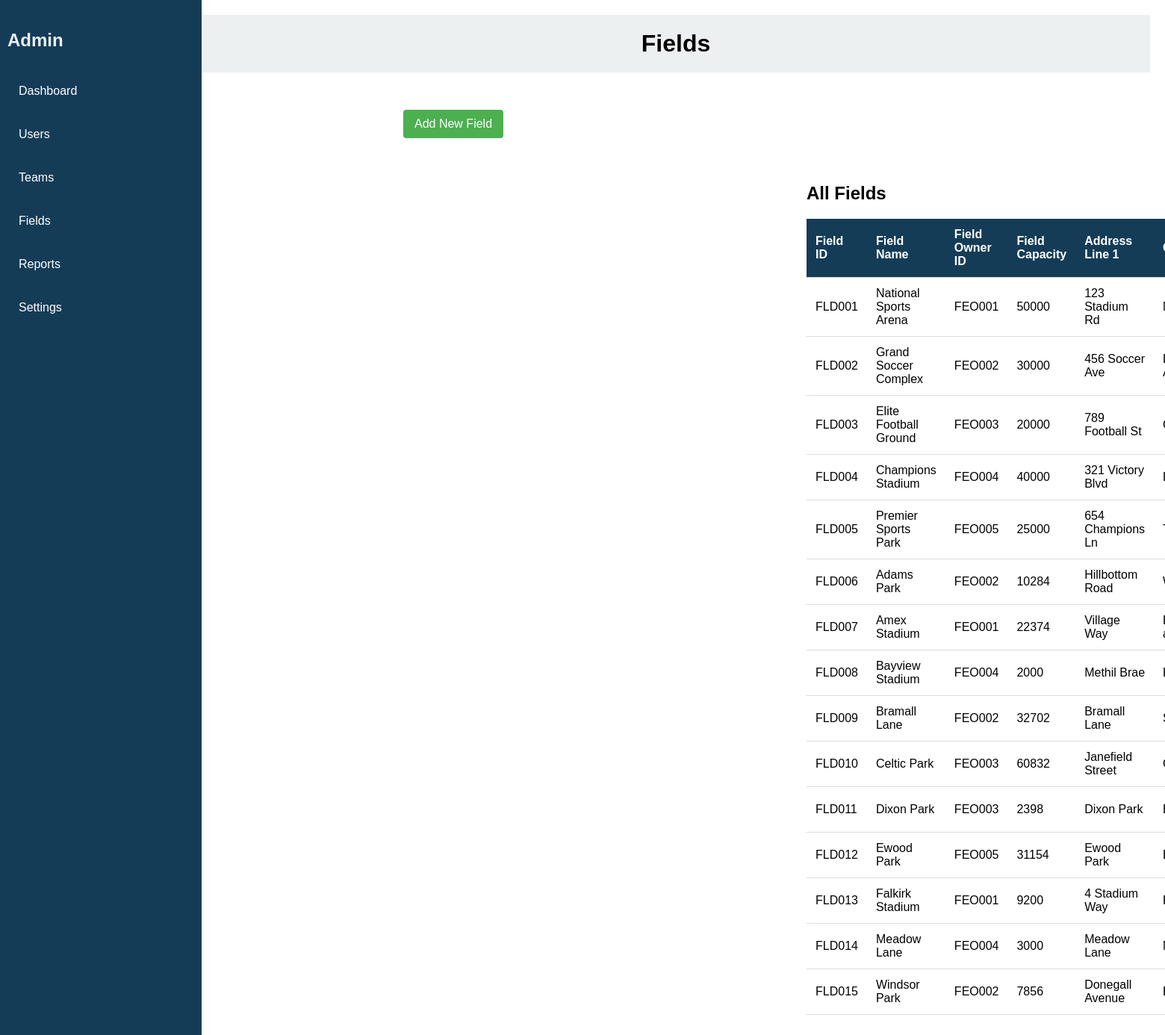
/Admin/AdminFields.php, run on the app's committed database.
### tables this page shows
CREATE TABLE Field (
    Field_ID TEXT PRIMARY KEY,
    Field_name TEXT NOT NULL,
    FieldOwner_ID TEXT NOT NULL,
    Field_Capacity INTEGER NOT NULL,
    Address_Line1 TEXT NOT NULL,
    City TEXT NOT NULL,
	Country TEXT NOT NULL,
    Postcode TEXT NOT NULL,
	GLT TEXT NOT NULL,
    VAR TEXT NOT NULL,
    View_Screens INTEGER NOT NULL,
	Press_Box TEXT,
    Chg_Hour DOUBLE NOT NULL,
    FOREIGN KEY (FieldOwner_ID) REFERENCES Users(User_ID)
);

### Admin/AdminViewFields.php (the view, shortened to what this page needs)
<!DOCTYPE html>
<html lang="en">
<head>
    <link rel="stylesheet" href="style.css" />
</head>
<body>
    <?php
    include("sidebar2.php");
    ?>
    <div class="content">
        <h2 class="centered-header">All Fields</h2>
    <div>
        <?php
        $db = new SQLite3('../fb_managment_system.db');
        $select_query = "SELECT * FROM Field";
        $result = $db->query($select_query);
        echo "<table>";
        echo "<tr> <th>Field ID</th> <th>Field Name</th> <th>Field Owner ID</th> <th>Field Capacity</th> <th>Address Line 1</th> <th>City</th> <th>Country</th> <th>Postcode</th> <th>GLT</th> <th>VAR</th> <th>Viewing Screens</th> <th>Press Box</th> <th>Charge Per Hour</th> <th>Action</th> </tr>";
        while ($row = $result->fetchArray(SQLITE3_ASSOC)) {
            $id = $row['Field_ID'];
            $fieldName = $row['Field_name'];
            $ownerID = $row['FieldOwner_ID'];
            $capacity = $row['Field_Capacity'];
            $address = $row['Address_Line1'];
            $city = $row['City'];
            $country = $row['Country'];
            $postcode = $row['Postcode'];
            $glt = $row['GLT'];
            $var = $row['VAR'];
            $viewScreens = $row['View_Screens'];
            $pressBox = $row['Press_Box'];
            $chg = $row['Chg_Hour'];
            echo "<tr>
                    <td>$id</td>
                    <td>$fieldName</td>
                    <td>$ownerID</td>
                    <td>$capacity</td>
                    <td>$address</td>
                    <td>$city</td>
                    <td>$country</td>
                    <td>$postcode</td>
                    <td>$glt</td>
                    <td>$var</td>
                    <td>$viewScreens</td>
                    <td>$pressBox</td>
                    <td>$chg</td>
                    <td> <a href='deleteField.php ? fieldID=$id'> Delete </a> </td>
                </tr>";
        }
        echo "</table>";
        ?>
    </div>
</body>
</html>

### Admin/AdminFields.php (shortened to what this page needs)
<!DOCTYPE html>
<html lang="en">
<head>
</head>
<body>
<div class="content">
    <header>
        <h1>Fields</h1>
    </header>
    <?php
    include("sidebar2.php");
    ?>
    <div>
        <a href="AdminCreateFieldPage.php">
            <button>Add New Field</button>
        </a>
    </div>
    <?php include("AdminViewFields.php"); ?>
</div>

### Admin/sidebar2.php (shortened to what this page needs)
<!DOCTYPE html>
<html lang="en">
<head>
    <link rel="stylesheet" href="style.css" />
    <div class="content">
</head>
<body>
    <div class="sidebar">
        <h2>Admin</h2>
        <ul>
            <li><a href="AdminDashboard.php">Dashboard</a></li>
            <li><a href="AdminUsers.php">Users</a></li>
            <li><a href="AdminTeams.php">Teams</a></li>
            <li><a href="AdminFields.php">Fields</a></li>
            <li><a href="AdminReport.php">Reports</a></li>
            <li><a href="AdminSettings.php">Settings</a></li>
        </ul>
    </div>
</body>
</html>

### Admin/style.css (style rules this page uses)
body { font-family: Arial, sans-serif; margin: 0; padding: 0; display: flex; height: 100vh; }
.sidebar { width: 250px; background-color: #153C57; color: white; position: fixed; top: 0; left: 0; bottom: 0; padding: 20px 10px; }
.sidebar h2 { color: #ecf0f1; font-size: 24px; margin-bottom: 30px; }
.sidebar ul { list-style: none; padding: 0; }
.sidebar ul li { padding: 15px; text-align: left; margin: 10px 0; border-radius: 5px; cursor: pointer; }
.sidebar a { color: white; text-decoration: none; }
.content { margin-left: 250px; padding: 20px; width: calc(100% - 250px); box-sizing: border-box; }
.content header { background-color: #ecf0f1; padding: 20px; text-align: center; margin-bottom: 20px; }
.content header h1 { margin: 0; }
button { background-color: #4CAF50; color: white; padding: 10px 15px; border: none; border-radius: 4px; cursor: pointer; font-size: 16px; margin-top: 10px; }
table { width: 100%; border-collapse: collapse; margin-top: 20px; }
th, td { text-align: left; padding: 12px; border-bottom: 1px solid #ddd; }
th { background-color: #153C57; color: white; }

### data on the page
field: Field_ID "FLD001", Field_name "National Sports Arena", FieldOwner_ID "FEO001", Field_Capacity "50000", Address_Line1 "123 Stadium Rd"
field: Field_ID "FLD002", Field_name "Grand Soccer Complex", FieldOwner_ID "FEO002", Field_Capacity "30000", Address_Line1 "456 Soccer Ave"
field: Field_ID "FLD003", Field_name "Elite Football Ground", FieldOwner_ID "FEO003", Field_Capacity "20000", Address_Line1 "789 Football St"
field: Field_ID "FLD004", Field_name "Champions Stadium", FieldOwner_ID "FEO004", Field_Capacity "40000", Address_Line1 "321 Victory Blvd"
field: Field_ID "FLD005", Field_name "Premier Sports Park", FieldOwner_ID "FEO005", Field_Capacity "25000", Address_Line1 "654 Champions Ln"
field: Field_ID "FLD006", Field_name "Adams Park", FieldOwner_ID "FEO002", Field_Capacity "10284", Address_Line1 "Hillbottom Road"
field: Field_ID "FLD007", Field_name "Amex Stadium", FieldOwner_ID "FEO001", Field_Capacity "22374", Address_Line1 "Village Way"
field: Field_ID "FLD008", Field_name "Bayview Stadium", FieldOwner_ID "FEO004", Field_Capacity "2000", Address_Line1 "Methil Brae"
field: Field_ID "FLD009", Field_name "Bramall Lane", FieldOwner_ID "FEO002", Field_Capacity "32702", Address_Line1 "Bramall Lane"
field: Field_ID "FLD010", Field_name "Celtic Park", FieldOwner_ID "FEO003", Field_Capacity "60832", Address_Line1 "Janefield Street"
field: Field_ID "FLD011", Field_name "Dixon Park", FieldOwner_ID "FEO003", Field_Capacity "2398", Address_Line1 "Dixon Park"
field: Field_ID "FLD012", Field_name "Ewood Park", FieldOwner_ID "FEO005", Field_Capacity "31154", Address_Line1 "Ewood Park"
field: Field_ID "FLD013", Field_name "Falkirk Stadium", FieldOwner_ID "FEO001", Field_Capacity "9200", Address_Line1 "4 Stadium Way"
field: Field_ID "FLD014", Field_name "Meadow Lane", FieldOwner_ID "FEO004", Field_Capacity "3000", Address_Line1 "Meadow Lane"
field: Field_ID "FLD015", Field_name "Windsor Park", FieldOwner_ID "FEO002", Field_Capacity "7856", Address_Line1 "Donegall Avenue"
